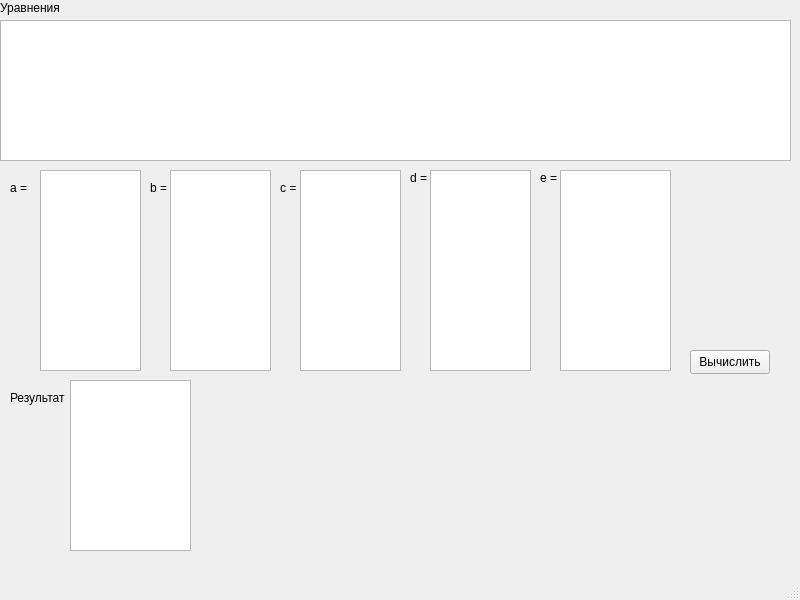
<?xml version="1.0" encoding="UTF-8"?>
<ui version="4.0">
 <class>MainWindow</class>
 <widget class="QMainWindow" name="MainWindow">
  <property name="geometry">
   <rect>
    <x>0</x>
    <y>0</y>
    <width>800</width>
    <height>600</height>
   </rect>
  </property>
  <property name="windowTitle">
   <string>MainWindow</string>
  </property>
  <widget class="QWidget" name="centralwidget">
   <widget class="QTextEdit" name="textEdit">
    <property name="geometry">
     <rect>
      <x>0</x>
      <y>20</y>
      <width>791</width>
      <height>141</height>
     </rect>
    </property>
   </widget>
   <widget class="QTextEdit" name="textEdit_2">
    <property name="geometry">
     <rect>
      <x>40</x>
      <y>170</y>
      <width>101</width>
      <height>201</height>
     </rect>
    </property>
   </widget>
   <widget class="QTextEdit" name="textEdit_7">
    <property name="geometry">
     <rect>
      <x>170</x>
      <y>170</y>
      <width>101</width>
      <height>201</height>
     </rect>
    </property>
   </widget>
   <widget class="QTextEdit" name="textEdit_3">
    <property name="geometry">
     <rect>
      <x>300</x>
      <y>170</y>
      <width>101</width>
      <height>201</height>
     </rect>
    </property>
   </widget>
   <widget class="QTextEdit" name="textEdit_4">
    <property name="geometry">
     <rect>
      <x>430</x>
      <y>170</y>
      <width>101</width>
      <height>201</height>
     </rect>
    </property>
   </widget>
   <widget class="QTextEdit" name="textEdit_5">
    <property name="geometry">
     <rect>
      <x>560</x>
      <y>170</y>
      <width>111</width>
      <height>201</height>
     </rect>
    </property>
   </widget>
   <widget class="QLabel" name="label">
    <property name="geometry">
     <rect>
      <x>10</x>
      <y>180</y>
      <width>49</width>
      <height>16</height>
     </rect>
    </property>
    <property name="text">
     <string>a =</string>
    </property>
   </widget>
   <widget class="QLabel" name="label_2">
    <property name="geometry">
     <rect>
      <x>150</x>
      <y>180</y>
      <width>49</width>
      <height>16</height>
     </rect>
    </property>
    <property name="text">
     <string>b =</string>
    </property>
   </widget>
   <widget class="QLabel" name="label_3">
    <property name="geometry">
     <rect>
      <x>280</x>
      <y>180</y>
      <width>49</width>
      <height>16</height>
     </rect>
    </property>
    <property name="text">
     <string>c =</string>
    </property>
   </widget>
   <widget class="QLabel" name="label_4">
    <property name="geometry">
     <rect>
      <x>410</x>
      <y>170</y>
      <width>49</width>
      <height>16</height>
     </rect>
    </property>
    <property name="text">
     <string>d =</string>
    </property>
   </widget>
   <widget class="QLabel" name="label_5">
    <property name="geometry">
     <rect>
      <x>540</x>
      <y>170</y>
      <width>49</width>
      <height>16</height>
     </rect>
    </property>
    <property name="text">
     <string>e =</string>
    </property>
   </widget>
   <widget class="QPushButton" name="pushButton">
    <property name="geometry">
     <rect>
      <x>690</x>
      <y>350</y>
      <width>80</width>
      <height>24</height>
     </rect>
    </property>
    <property name="text">
     <string>Вычислить</string>
    </property>
   </widget>
   <widget class="QTextEdit" name="textEdit_6">
    <property name="geometry">
     <rect>
      <x>70</x>
      <y>380</y>
      <width>121</width>
      <height>171</height>
     </rect>
    </property>
   </widget>
   <widget class="QLabel" name="label_6">
    <property name="geometry">
     <rect>
      <x>10</x>
      <y>390</y>
      <width>61</width>
      <height>16</height>
     </rect>
    </property>
    <property name="text">
     <string>Результат</string>
    </property>
   </widget>
   <widget class="QLabel" name="label_7">
    <property name="geometry">
     <rect>
      <x>0</x>
      <y>0</y>
      <width>81</width>
      <height>16</height>
     </rect>
    </property>
    <property name="text">
     <string>Уравнения</string>
    </property>
   </widget>
  </widget>
  <widget class="QMenuBar" name="menubar">
   <property name="geometry">
    <rect>
     <x>0</x>
     <y>0</y>
     <width>800</width>
     <height>21</height>
    </rect>
   </property>
  </widget>
  <widget class="QStatusBar" name="statusbar"/>
 </widget>
 <resources/>
 <connections/>
</ui>
